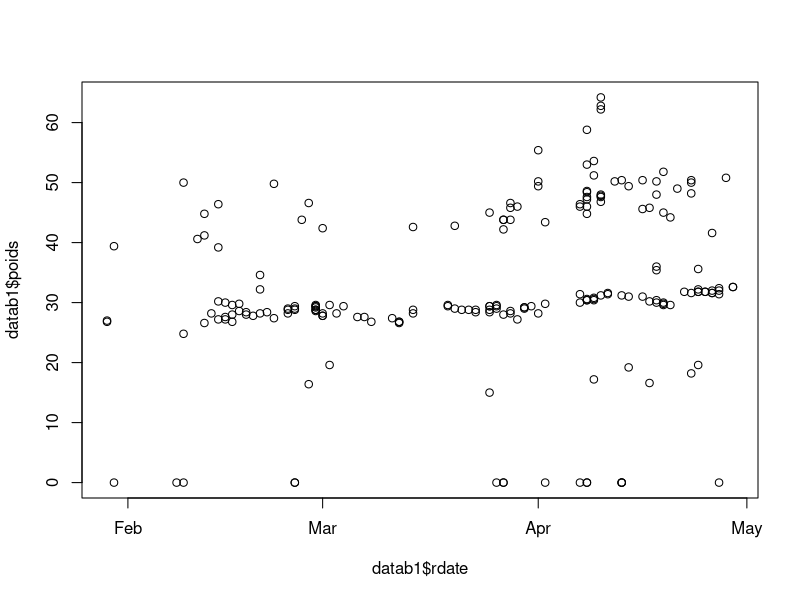
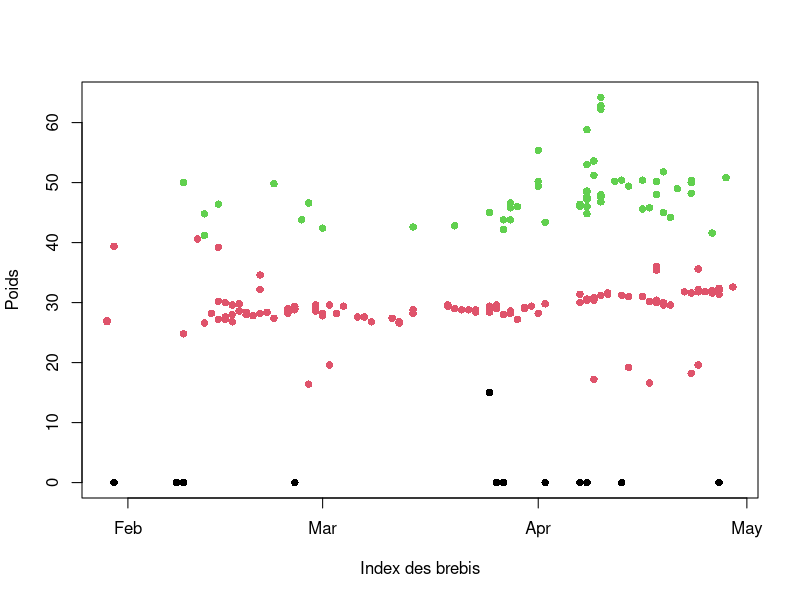
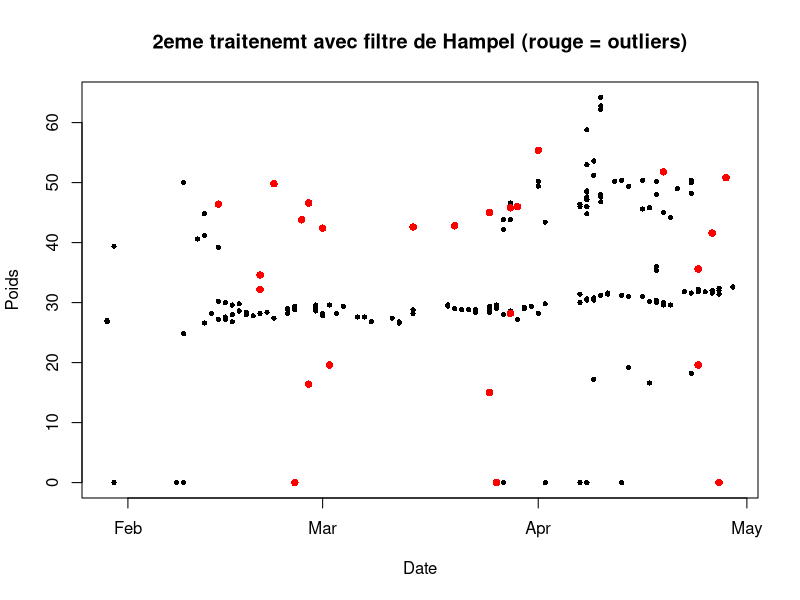
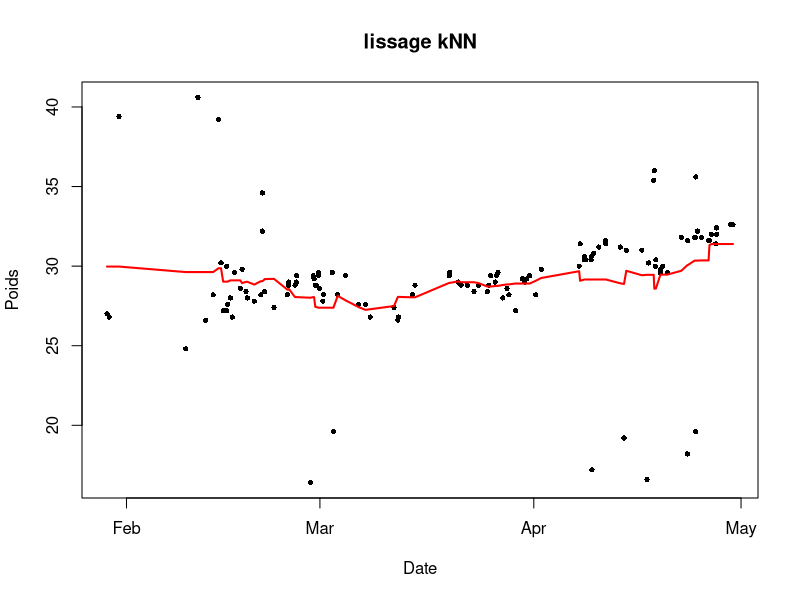
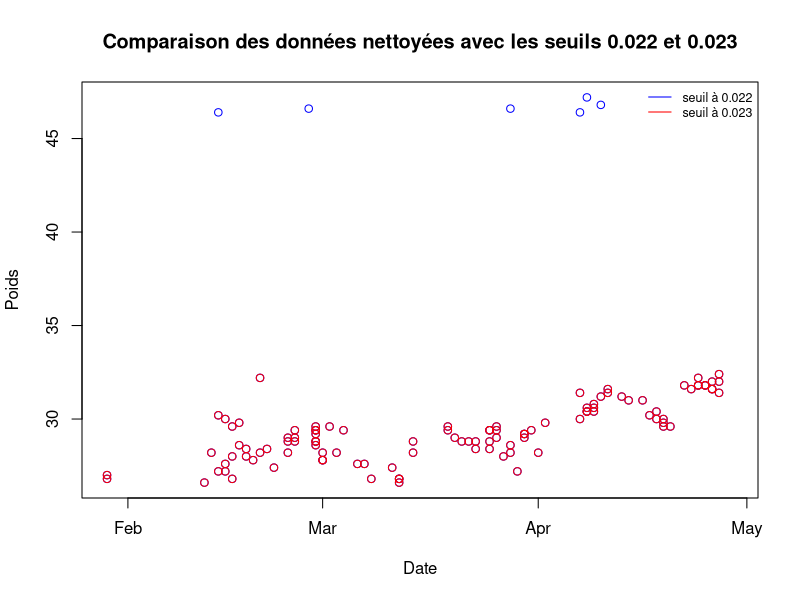
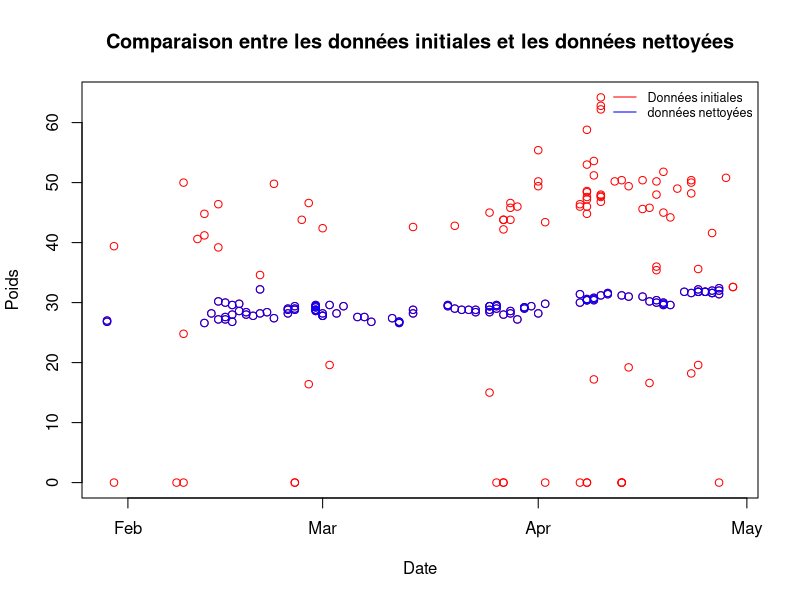
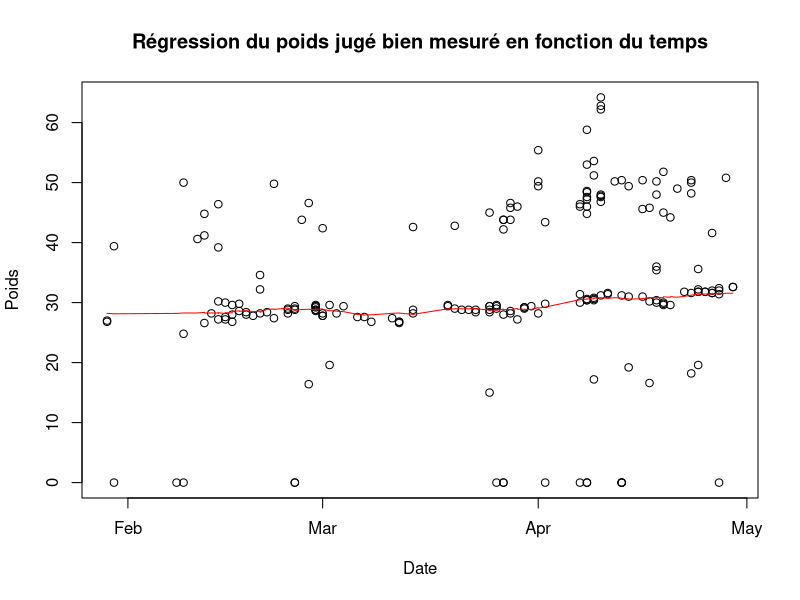
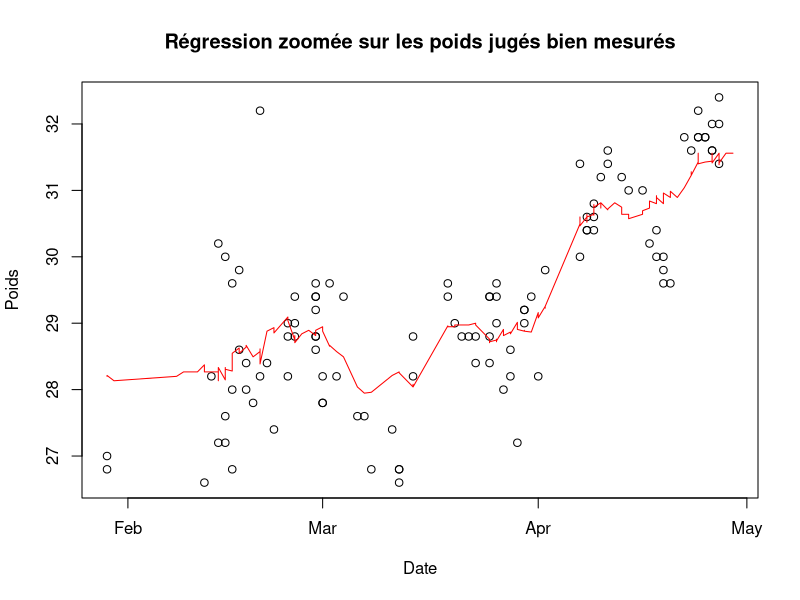

Reproduce these figures in R, in order.
## ---- chunk 1
data <- read.csv("data_arles2021.csv",sep = ";")
data$rdate <- as.Date(data$rdate,format="%d/%m/%Y")

datab1 <- data[data$RFID=="250 017 033 503 119",]
plot(datab1$rdate,datab1$poids)
## ---- chunk 2
set.seed(02062002)
km <- kmeans(scale(data$poids), centers = 3, nstart = 25)

data$cluster_raw <- km$cluster

m <- tapply(data$poids, data$cluster_raw, mean)
ordre <- order(m)  # Pour trier les numero de cluster pour extraire la bonne tendance

data$cluster <- match(data$cluster_raw, ordre)

datagroupe <- data[data$cluster == 2, ]
## ---- chunk 3
datab1 <- data[data$RFID=="250 017 033 503 119",]
plot(datab1$rdate,datab1$poids, col = datab1$cluster, pch = 16,     xlab = "Index des brebis", ylab = "Poids")
## ---- chunk 4
hampel_flag <- function(x, k = 5, t0 = 3){
  n <- length(x)
  flag <- rep(FALSE, n)

  for(i in seq_len(n)){
    a <- max(1, i - k)
    b <- min(n, i + k)
    w <- x[a:b]
    w <- w[is.finite(w)]

    if(length(w) < 3 || !is.finite(x[i])) next

    med <- median(w)
    s <- mad(w, constant = 1.4826)
    if(!is.finite(s) || s == 0) next

    flag[i] <- abs(x[i] - med) > t0 * s
  }
  flag
}
## ---- chunk 5
datab1 <- datab1[order(datab1$rdate), ]
flag <- hampel_flag(datab1$poids, k = 5, t0 = 3)

datab1_clean <- datab1[!flag, ]

# visu : points supprimés en rouge
plot(datab1$rdate, datab1$poids, pch=16, cex=.7, xlab="Date", ylab="Poids",
     main="2eme traitenemt avec filtre de Hampel (rouge = outliers)")
points(datab1$rdate[flag], datab1$poids[flag], col="red", pch=16)

## ---- chunk 6
datagroupe$datetime <- as.POSIXct(
  paste(format(datagroupe$rdate, "%Y-%m-%d"), trimws(datagroupe$rheure)),
  format = "%Y-%m-%d %H:%M",
  tz = "Europe/Paris"
)

stopifnot(sum(is.na(datagroupe$datetime)) == 0)

datagroupe$t <- as.numeric(datagroupe$datetime - min(datagroupe$datetime)) / (60*60*24)

rfid <- "250 017 033 503 119"
datab1 <- datagroupe[datagroupe$RFID == rfid, ]

stopifnot(all(c("datetime","t","poids") %in% names(datab1)))  # doit passer
datab1 <- datab1[complete.cases(datab1[, c("datetime","t","poids")]), ]
datab1 <- datab1[order(datab1$t), ]
## ---- chunk 7
knn <- function(t, y, k = 15){
  ok <- complete.cases(t, y)
  t <- t[ok]; y <- y[ok]

  k <- min(k, length(t))
  if(k == 0) return(rep(NA_real_, length(y)))

  sapply(seq_along(t), function(i){
    mean(y[order(abs(t - t[i]))[1:k]])
  })
}
## ---- chunk 8
t <- datab1$t
y <- datab1$poids


y_hat <- knn(t, y, k = 15)

ord <- order(t)

plot(datab1$datetime, y, pch = 16, cex = 0.7, xlab = "Date", ylab = "Poids",main = "lissage kNN")
lines(datab1$datetime[ord], y_hat[ord], lwd = 2,col="red")
## ---- chunk 9
EM=function(data, K=3, max_iter=100, tol=1e-6){
  ts=data[!is.na(data)]
  n=length(ts)

  mu_k=as.numeric(quantile(ts,probs=seq(0.25, 0.75, length.out=K)))
  sigma_k=rep(sd(ts), K)
  eps_k=rep(1/K, K)

  loglik_old=-Inf

  for (iter in 1:max_iter){

    # Etape E
    dens=sapply(1:K, function(k)
      eps_k[k]*dnorm(ts, mu_k[k], sigma_k[k])
    )

    dens_sum=rowSums(dens)
    dens_sum[dens_sum<tol]=tol

    gamma=dens/dens_sum

    # Etape M
    N_k=colSums(gamma)

    eps_k=N_k/n
    mu_k=colSums(gamma*matrix(ts,n,K))/N_k
    sigma_k=sqrt(colSums(gamma*sweep(matrix(ts,n,K), 2, mu_k, FUN="-")^2)/N_k)

    sigma_k[sigma_k<tol]=tol

    loglik=sum(log(dens_sum))

    if (abs(loglik - loglik_old)<tol) break
    loglik_old=loglik
  }

  list(eps=eps_k, mu=mu_k, sigma=sigma_k, loglik=loglik)
}
## ---- chunk 10
datab1 <- data[data$RFID=="250 017 033 503 119",]
param=EM(data=datab1$poids)
param
## ---- chunk 11
dens=function(x){
  d=c()
  l=length(x)
  for (i in 1:l){
    s=c()
    for (j in 1:3){
      s=c(s,param$eps[j]*dnorm(x[i],param$mu[j],param$sigma[j]))
    }
    d=c(d,sum(s))
  }
  return(d)
}

d=dens(datab1$poids)
## ---- chunk 12
clean=function(x,seuil=0.023){
  d=dens(x)
  l=length(x)
  clean=rep(NA,l)
  for (i in 1:l){
    if (d[i]>= seuil){
      clean[i]=x[i]
    }
  }
  return(clean)
}
## ---- chunk 13
clean_data1=clean(datab1$poids,seuil=0.022)
clean_data2=clean(datab1$poids)
plot(datab1$rdate,clean_data1,col='blue',main="Comparaison des données nettoyées avec les seuils 0.022 et 0.023",xlab="Date",ylab="Poids")
points(datab1$rdate,clean_data2,col="red")
legend("topright",legend=c("seuil à 0.022","seuil à 0.023"),col=c("blue","red"),lty=1,cex=0.75,bty="n")
## ---- chunk 14
plot(datab1$rdate,datab1$poids,col='red',main="Comparaison entre les données initiales et les données nettoyées",xlab="Date",ylab="Poids")
points(datab1$rdate, clean_data2, col='blue')
legend("topright",legend=c("Données initiales","données nettoyées"),col=c("red","blue"),lty=1,cex=0.75,bty="n")
## ---- chunk 15
data_time <- data.frame(
  datetime = as.POSIXct(
    paste(format(datab1$rdate, "%Y-%m-%d"), trimws(datab1$rheure)),
    format = "%Y-%m-%d %H:%M",
    tz = "Europe/Paris"
  )
)

knn2=function(time, value, k = 5, fun = mean){
  n=length(value)
  res=numeric(n)
  
  for (i in seq_len(n)){
    d=abs(difftime(time, time[i], units = "secs"))
    d[i]=Inf

    ok=which(!is.na(value))
    nn=ok[order(d[ok])][1:k]
    
    res[i]=fun(value[nn], na.rm = TRUE)
  }
  
  res
}

Y_hat=knn2(time=data_time$datetime,value=clean_data2,k=15)

plot(datab1$rdate, datab1$poids,main="Régression du poids jugé bien mesuré en fonction du temps", xlab="Date", ylab="Poids")
lines(datab1$rdate, Y_hat, col="red",type='l')

plot(datab1$rdate, clean_data2,main="Régression zoomée sur les poids jugés bien mesurés", xlab="Date", ylab="Poids")
lines(datab1$rdate, Y_hat, col="red",type='l')
